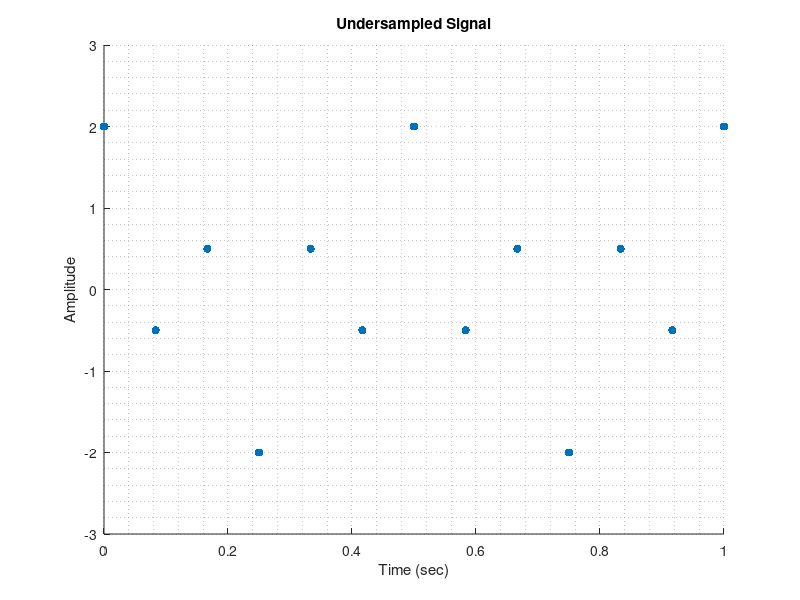
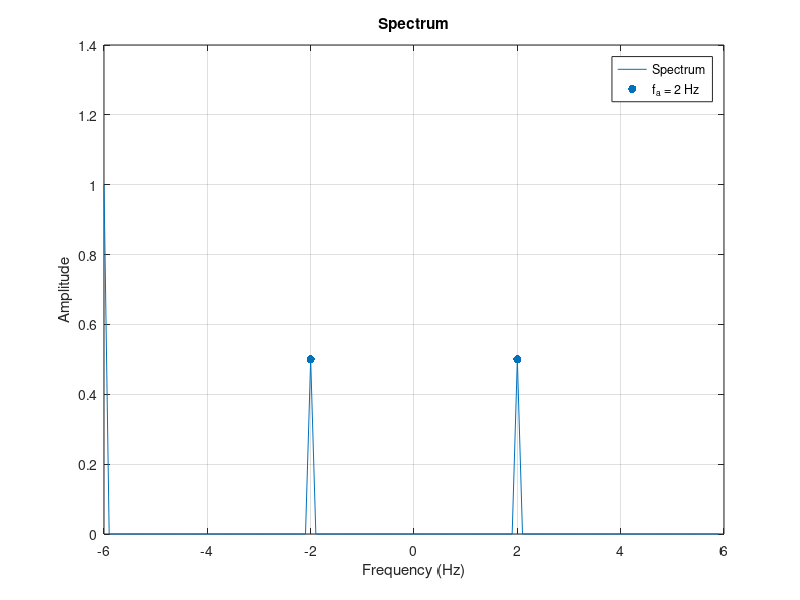
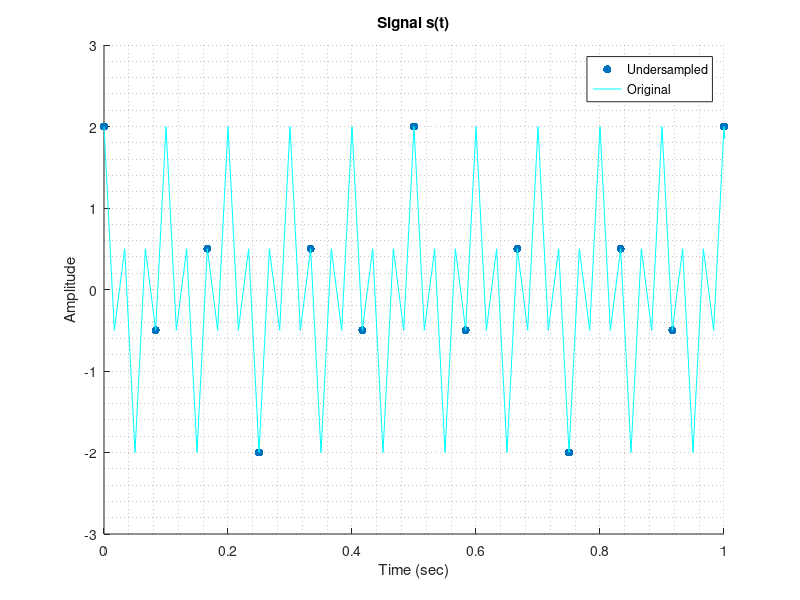

These figures' MATLAB source, in order:
%% ECE 3770 - Lab 7 - Nyquist
%  G.Davis
%  4/7/21

clc; clear; close all; clear sound;

%% Part 1 -- Sampled Data
load('sampled.mat');

figure(1)
scatter(t, x1,'filled','r'); grid minor
title("Undersampled Signal")
xlabel("Time (sec)")
ylabel("Amplitude")
xlim([0 1])
ylim([-3 3])

%% Part 2 -- Finding the Aliased Frequency
fs = 1 / ( t(2) - t(1) );
G = fft(x1);
n = length(G);
G = fftshift(G);
G = G./n;
GM = abs(G);

df = fs/n;
F = fs/2;
f = -F:df:F-df;

figure(2)
plot(f, GM); grid on
hold on
scatter([-2 2],[0.5 0.5],'filled','r')
hold off
title("Spectrum")
ylabel("Amplitude")
xlabel("Frequency (Hz)")
legend("Spectrum","f_a = 2 Hz")
% Plot shows fa = 2 Hz
% fa = |f - Nfs|, 2 = |f - 1*12|, f = 10 Hz

%% Part 3 -- Superimpose Original Signal

figure(3)
scatter(t, x1,'filled','r')
hold on
t = 0:1/60:3; % f = 60 Hz = 2*30 (fmax)
s = cos(2*pi*10*t) + cos(2*pi*30*t);
plot(t, s,'c'); grid minor
hold off
title("Signal s(t)")
ylabel("Amplitude")
xlabel("Time (sec)")
xlim([0 1])
ylim([-3 3])
legend("Undersampled","Original")
